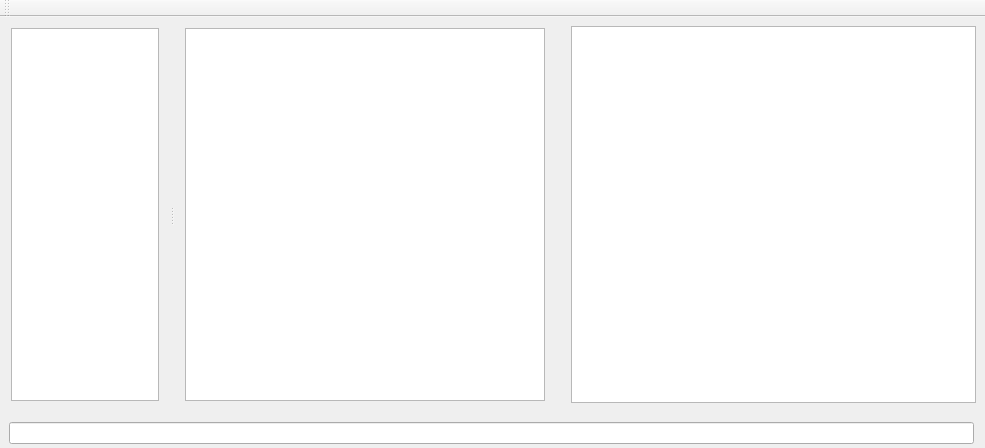
<?xml version="1.0" encoding="UTF-8"?>
<ui version="4.0">
 <class>MainWindow</class>
 <widget class="QMainWindow" name="MainWindow">
  <property name="geometry">
   <rect>
    <x>0</x>
    <y>0</y>
    <width>985</width>
    <height>448</height>
   </rect>
  </property>
  <property name="windowTitle">
   <string>MainWindow</string>
  </property>
  <widget class="QWidget" name="centralWidget">
   <layout class="QGridLayout" name="gridLayout_9">
    <property name="leftMargin">
     <number>0</number>
    </property>
    <property name="topMargin">
     <number>0</number>
    </property>
    <property name="rightMargin">
     <number>0</number>
    </property>
    <property name="bottomMargin">
     <number>0</number>
    </property>
    <property name="spacing">
     <number>0</number>
    </property>
    <item row="0" column="0">
     <layout class="QVBoxLayout" name="verticalLayout">
      <item>
       <layout class="QHBoxLayout" name="horizontalLayout">
        <item>
         <widget class="QSplitter" name="splitter">
          <property name="orientation">
           <enum>Qt::Horizontal</enum>
          </property>
          <widget class="QWidget" name="widget" native="true">
           <property name="minimumSize">
            <size>
             <width>100</width>
             <height>111</height>
            </size>
           </property>
           <property name="maximumSize">
            <size>
             <width>170</width>
             <height>16777215</height>
            </size>
           </property>
           <layout class="QGridLayout" name="gridLayout">
            <item row="0" column="0">
             <widget class="QListWidget" name="listWidget"/>
            </item>
           </layout>
          </widget>
          <widget class="QWidget" name="widget_2" native="true">
           <property name="minimumSize">
            <size>
             <width>141</width>
             <height>111</height>
            </size>
           </property>
           <layout class="QGridLayout" name="gridLayout_2">
            <property name="leftMargin">
             <number>0</number>
            </property>
            <property name="topMargin">
             <number>0</number>
            </property>
            <property name="rightMargin">
             <number>0</number>
            </property>
            <property name="bottomMargin">
             <number>0</number>
            </property>
            <item row="0" column="0">
             <widget class="QStackedWidget" name="stackedWidget">
              <property name="currentIndex">
               <number>19</number>
              </property>
              <widget class="QWidget" name="page">
               <layout class="QGridLayout" name="gridLayout_4">
                <item row="0" column="0">
                 <widget class="QTableWidget" name="tableWidget"/>
                </item>
               </layout>
              </widget>
              <widget class="QWidget" name="page_2">
               <layout class="QGridLayout" name="gridLayout_5">
                <item row="0" column="0">
                 <widget class="QTableWidget" name="tableWidget_2"/>
                </item>
               </layout>
              </widget>
              <widget class="QWidget" name="page_3">
               <layout class="QGridLayout" name="gridLayout_7">
                <item row="0" column="0">
                 <widget class="QTableWidget" name="tableWidget_3"/>
                </item>
               </layout>
              </widget>
              <widget class="QWidget" name="page_5">
               <layout class="QGridLayout" name="gridLayout_10">
                <item row="0" column="0">
                 <widget class="QTableWidget" name="tableWidget_5"/>
                </item>
               </layout>
              </widget>
              <widget class="QWidget" name="page_6">
               <layout class="QGridLayout" name="gridLayout_11">
                <item row="0" column="0">
                 <widget class="QTableWidget" name="tableWidget_6"/>
                </item>
               </layout>
              </widget>
              <widget class="QWidget" name="page_7">
               <layout class="QGridLayout" name="gridLayout_12">
                <item row="0" column="0">
                 <widget class="QTableWidget" name="tableWidget_7"/>
                </item>
               </layout>
              </widget>
              <widget class="QWidget" name="page_8">
               <layout class="QGridLayout" name="gridLayout_13">
                <item row="0" column="0">
                 <widget class="QTableWidget" name="tableWidget_8"/>
                </item>
               </layout>
              </widget>
              <widget class="QWidget" name="page_9">
               <layout class="QGridLayout" name="gridLayout_14">
                <item row="0" column="0">
                 <widget class="QTableWidget" name="tableWidget_9"/>
                </item>
               </layout>
              </widget>
              <widget class="QWidget" name="page_10">
               <layout class="QGridLayout" name="gridLayout_15">
                <item row="0" column="0">
                 <widget class="QTableWidget" name="tableWidget_10"/>
                </item>
               </layout>
              </widget>
              <widget class="QWidget" name="page_11">
               <layout class="QGridLayout" name="gridLayout_16">
                <item row="0" column="0">
                 <widget class="QTableWidget" name="tableWidget_11"/>
                </item>
               </layout>
              </widget>
              <widget class="QWidget" name="page_12">
               <layout class="QGridLayout" name="gridLayout_17">
                <item row="0" column="0">
                 <widget class="QTableWidget" name="tableWidget_12"/>
                </item>
               </layout>
              </widget>
              <widget class="QWidget" name="page_13">
               <layout class="QGridLayout" name="gridLayout_18">
                <item row="0" column="0">
                 <widget class="QTableWidget" name="tableWidget_13"/>
                </item>
               </layout>
              </widget>
              <widget class="QWidget" name="page_14">
               <layout class="QGridLayout" name="gridLayout_19">
                <item row="0" column="0">
                 <widget class="QTableWidget" name="tableWidget_14"/>
                </item>
               </layout>
              </widget>
              <widget class="QWidget" name="page_15">
               <layout class="QGridLayout" name="gridLayout_20">
                <item row="0" column="0">
                 <widget class="QTableWidget" name="tableWidget_15"/>
                </item>
               </layout>
              </widget>
              <widget class="QWidget" name="page_16">
               <layout class="QGridLayout" name="gridLayout_21">
                <item row="0" column="0">
                 <widget class="QTableWidget" name="tableWidget_16"/>
                </item>
               </layout>
              </widget>
              <widget class="QWidget" name="page_17">
               <layout class="QGridLayout" name="gridLayout_22">
                <item row="0" column="0">
                 <widget class="QTableWidget" name="tableWidget_17"/>
                </item>
               </layout>
              </widget>
              <widget class="QWidget" name="page_18">
               <layout class="QGridLayout" name="gridLayout_23">
                <item row="0" column="0">
                 <widget class="QTableWidget" name="tableWidget_18"/>
                </item>
               </layout>
              </widget>
              <widget class="QWidget" name="page_19">
               <layout class="QGridLayout" name="gridLayout_24">
                <item row="0" column="0">
                 <widget class="QTableWidget" name="tableWidget_19"/>
                </item>
               </layout>
              </widget>
              <widget class="QWidget" name="page_20">
               <layout class="QGridLayout" name="gridLayout_25">
                <item row="0" column="0">
                 <widget class="QTableWidget" name="tableWidget_20"/>
                </item>
               </layout>
              </widget>
              <widget class="QWidget" name="page_4">
               <layout class="QGridLayout" name="gridLayout_8">
                <item row="0" column="0">
                 <widget class="QTableWidget" name="tableWidget_4"/>
                </item>
               </layout>
              </widget>
             </widget>
            </item>
           </layout>
          </widget>
         </widget>
        </item>
        <item>
         <widget class="QWidget" name="widget_4" native="true">
          <property name="minimumSize">
           <size>
            <width>201</width>
            <height>0</height>
           </size>
          </property>
          <property name="maximumSize">
           <size>
            <width>450</width>
            <height>16777215</height>
           </size>
          </property>
          <layout class="QGridLayout" name="gridLayout_6">
           <property name="leftMargin">
            <number>9</number>
           </property>
           <property name="topMargin">
            <number>9</number>
           </property>
           <property name="rightMargin">
            <number>9</number>
           </property>
           <property name="bottomMargin">
            <number>9</number>
           </property>
           <property name="spacing">
            <number>0</number>
           </property>
           <item row="0" column="0">
            <widget class="QTextEdit" name="textEdit"/>
           </item>
          </layout>
         </widget>
        </item>
       </layout>
      </item>
      <item>
       <widget class="QWidget" name="widget_3" native="true">
        <property name="maximumSize">
         <size>
          <width>16777215</width>
          <height>41</height>
         </size>
        </property>
        <layout class="QGridLayout" name="gridLayout_3">
         <property name="leftMargin">
          <number>9</number>
         </property>
         <property name="topMargin">
          <number>4</number>
         </property>
         <property name="bottomMargin">
          <number>4</number>
         </property>
         <item row="0" column="0">
          <widget class="QLineEdit" name="lineEdit"/>
         </item>
        </layout>
       </widget>
      </item>
     </layout>
    </item>
   </layout>
  </widget>
  <widget class="QMenuBar" name="menuBar">
   <property name="geometry">
    <rect>
     <x>0</x>
     <y>0</y>
     <width>985</width>
     <height>21</height>
    </rect>
   </property>
  </widget>
  <widget class="QToolBar" name="mainToolBar">
   <attribute name="toolBarArea">
    <enum>TopToolBarArea</enum>
   </attribute>
   <attribute name="toolBarBreak">
    <bool>false</bool>
   </attribute>
  </widget>
 </widget>
 <layoutdefault spacing="6" margin="11"/>
 <resources/>
 <connections/>
</ui>
